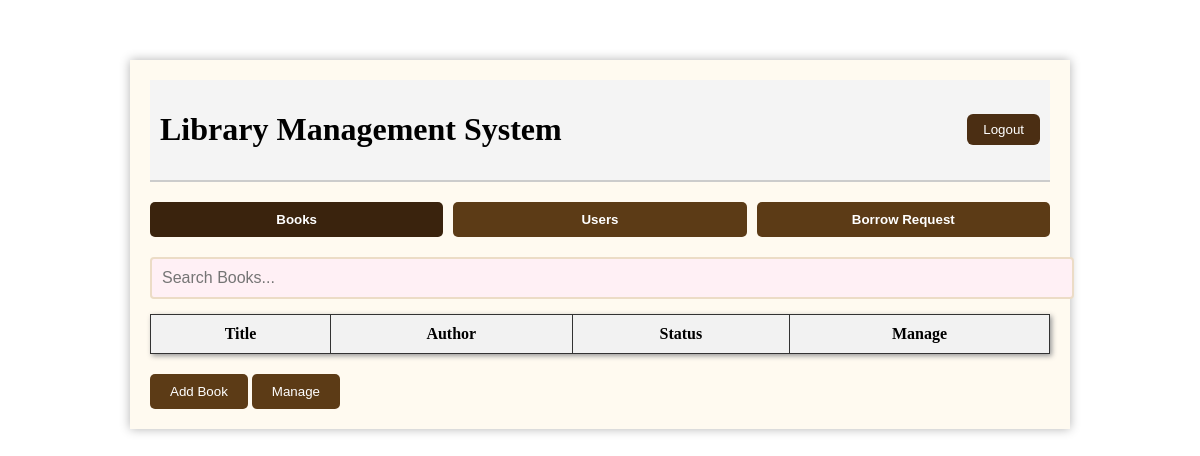
/admin/homepage, run on an earlier commit of the app's database.
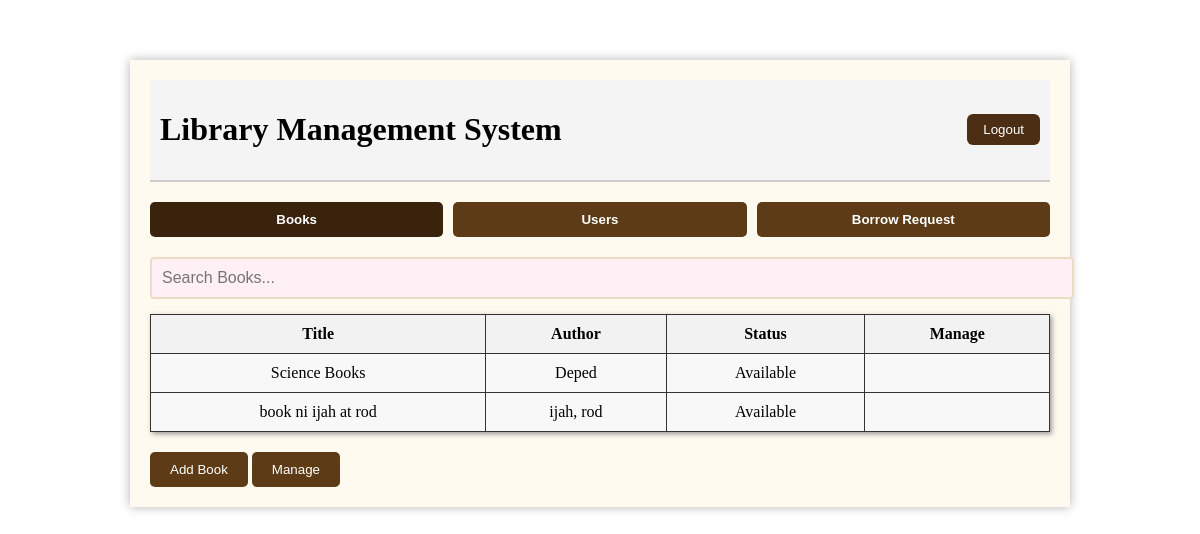
And on a later commit of the database.
### website/models.py (models this page shows, shortened)
class Book(db.Model):
    id = db.Column(db.Integer, primary_key=True)
    title = db.Column(db.String(255), nullable=False)
    author = db.Column(db.String(255), nullable=False)
    isbn = db.Column(db.String(20), unique=True, nullable=False)
    available_copies = db.Column(db.Integer, default=1)

### website/views.py (the view)
@views.route('/admin/homepage')
def admin_homepage():
    members = User.query.filter_by(role='member').all()
    books = Book.query.all()
    return render_template('admin_home.html', members=members, books=books)

### website/templates/admin_home.html (shortened to what this page needs)
{% extends "base.html" %}
{% block content %}
  <div class="container1">
    <header>
      <h1>Library Management System</h1>
      <button class="logout" onclick="popLogout()">Logout</button>
    </header>
    <div class="navi">
      <nav>
        <button class="nav-btn active" onclick="popBooks()">Books</button>
        <button class="nav-btn" onclick="popUser()">Users</button>
        <button class="nav-btn" onclick="popBorrowReq()">Borrow Request</button>
      </nav>
    </div>
    <div class="search-bar">
      <input type="text" placeholder="Search Books..." />
    </div>
    <div class="table">
      <table>
        <thead>
          <tr>
            <th>Title</th>
            <th>Author</th>
            <th>Status</th>
            <th>Manage</th>
          </tr>
        </thead>
        <tbody>
          {% for book in books %}
          <tr>
            <td>{{ book.title }}</td>
            <td>{{ book.author }}</td>
            <td>{{ 'Available' if book.available_copies > 0 else 'Unavailable'}}</td>
            <td></td>
          </tr>
          {% endfor %}
        </tbody>
      </table>
    </div>
    <div class="manage-section">
      <button class="manage-btn" onclick="toggleAddBookForm()">Add Book</button>
      <button class="manage-btn" onclick="showManageBooks()">Manage</button>
    </div>
  </div>
{% endblock %}

### website/templates/base.html (shortened to what this page needs)
<!DOCTYPE html>
<html lang="en">
<head>
    <link rel="stylesheet" href="https://cdnjs.cloudflare.com/ajax/libs/font-awesome/6.5.0/css/all.min.css">
    <link rel="stylesheet" type="text/css" href="{{ url_for('static', filename='style.css') }}">
    <link rel="stylesheet" href="{{ url_for('static', filename='style.css') }}">
</head>
<body>
    {% block content %}{% endblock %}
</body>
</html>

### website/static/style.css (style rules this page uses)
body { margin: 0; padding: 0; font-family: 'Georgia', cursive; background-image: url('https://i.pinimg.com/736x/01/13/f9/0113f94f11c47c63ce2221645121b863.jpg'); background-size: cover; background-attachment: fixed; text-align: center; }
.container1 { position: relative; display: none; top: 60px; max-width: 900px; margin: auto; padding: 20px; background-color: #fffaf0; box-shadow: 0 0 10px rgba(0,0,0,0.3); }
.container1 header { display: flex; justify-content: space-between; align-items: center; background: #f4f4f4; padding: 10px; border-bottom: 2px solid #ccc; }
.logout { background-color: #4b2e13; color: white; padding: 8px 16px; border: none; border-radius: 6px; cursor: pointer; }
.navi nav { margin: 20px 0; display: flex; gap: 10px; }
.navi .nav-btn { flex: 1; padding: 10px; background-color: #5c3b16; color: white; border: none; border-radius: 5px; font-weight: bold; cursor: pointer; }
.navi .nav-btn.active { background-color: #3a230d; }
.search-bar input { width: 100%; padding: 10px; margin-bottom: 15px; border: 2px solid #ecdcc6; background: #fff0f5; border-radius: 4px; font-size: 1rem; }
.table1 table, th, td { border: 1px solid #000; }
.table1 th, td { padding: 10px; text-align: center; }
.table table { width: 100%; border-collapse: collapse; margin-bottom: 20px; }
.table table, th, td { border: 1px solid #000; }
.table th, td { padding: 10px; text-align: center; }
.table2 table, th, td { border: 1px solid #000; }
.table2 th, td { padding: 10px; text-align: center; }
.table3 table, th, td { border: 1px solid #000; }
.table3 th, td { padding: 10px; text-align: center; }
.table4 table, th, td { border: 1px solid #000; }
.table4 th, td { padding: 10px; text-align: center; }
.manage-section { text-align: left; }
.manage-btn { padding: 10px 20px; background-color: #5c3b16; color: white; border: none; border-radius: 5px; cursor: pointer; }
.table table { width: 100%; border-collapse: collapse; background-color: #f8f8f8; box-shadow: 2px 2px 5px #999; }
.table th, td { border: 1px solid #333; padding: 10px; text-align: center; }
.table th { background-color: #f2f2f2; font-weight: bold; }

What changed in the data, as far as the page shows it:
added Book: title "Science Books", author "Deped", available_copies "Available"
added Book: title "book ni ijah at rod", author "ijah, rod", available_copies "Available"
